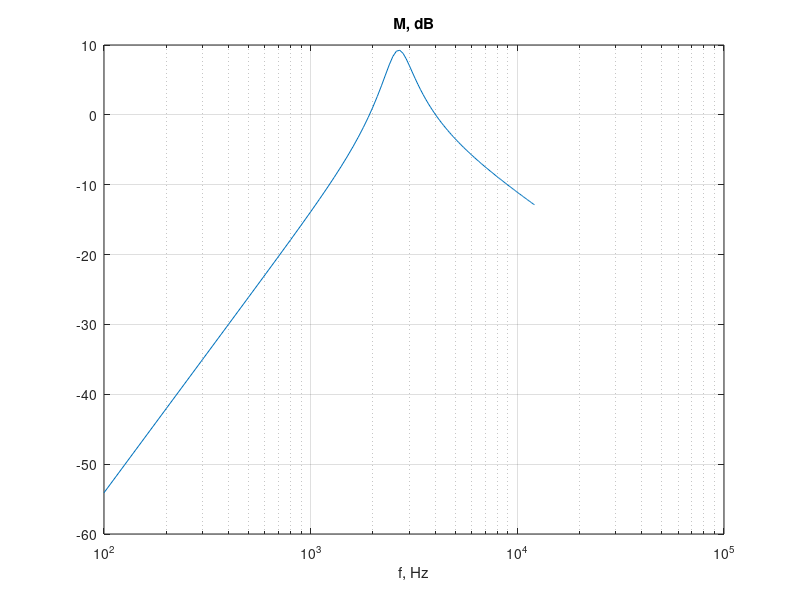
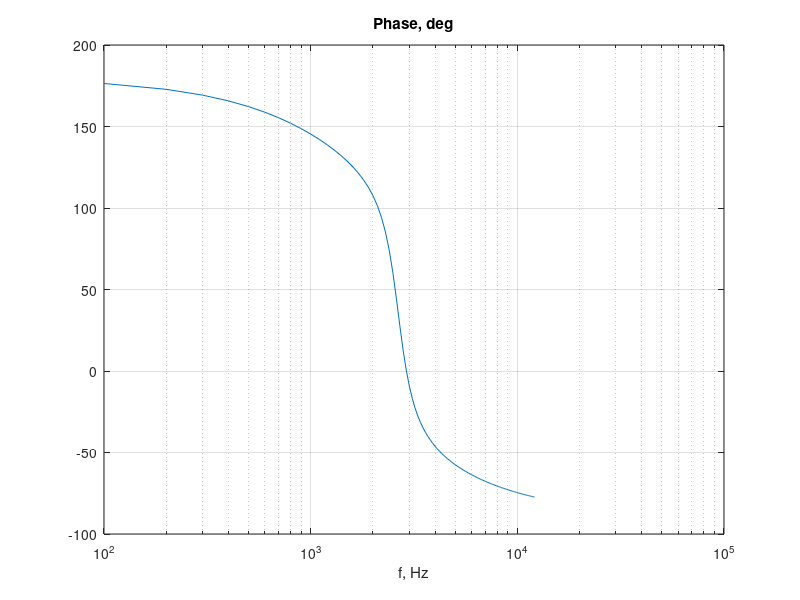

Reproduce these figures in MATLAB, in order.
clc
clear all
format compact

Vs=1;
R=50;
C=2.5e-6;
L1=2e-3;
L2=3e-3;
fmin=0; fmax=12000; %we define the start and end frequencies
df=100; % the frequency step 
nf=(fmax-fmin)/df+1; % the required number of frequency steps 
for n=1:nf; % start of frequency loop; n is a counter
f=fmin+df*n; % f takes the value of fmin +(frequency step) * (loop number)
om=2*pi*f;
ZL1=j*om*L1; %regular nodal analysis block. Note that om is a single number
ZL2=j*om*L2;
ZC=-j/(om*C);
Y=[1/ZC+1/ZL1+1/ZL2, -1/ZL2;...
   -1/ZL2, 1/ZL2+1/R];
Is=[Vs/ZC;0];
F=Y\Is;
Vout=F(2);
H=Vout/Vs;
M(n)=abs(H); % accumulating M array
MdB(n)=20*log10(M(n)); % accumulating MdB array
Ph_deg(n)=angle(H)*180/pi; % accumulating Phase array
% We also need to remember the f values by accumulating them in f_plt array
f_plt(n)=f; % f_plt array (f value changes every time loop counter increases)
 end % after the end of the loop we have arrays of f_plt, M, MdB and Phase 
figure(1)
semilogx(f_plt,MdB)
title('M, dB')
xlabel('f, Hz')
grid on
figure(2)
semilogx(f_plt,Ph_deg)
title('Phase, deg')
xlabel('f, Hz')
grid on